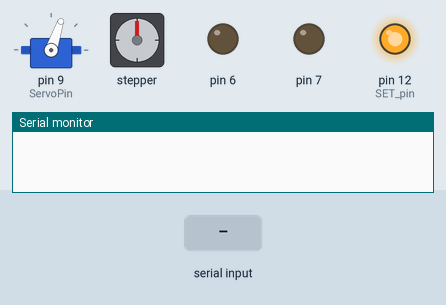
Simulated run of this sketch. Board: Arduino Uno, built with avr-gcc and run on an emulated ATmega328P. On the bench: servo, stepper motor, output pins drawn as LEDs (lit = HIGH), the last lines printed to the serial monitor. The inputs (shaded band) are chosen by the test bench. Stepper angles assume 200 steps per turn.

Above: at 2.0 s.
2.1 s: "S\n" received over the second serial link
At 2.9 s:
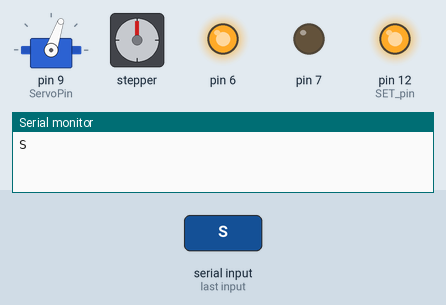
5.1 s: "3\n" received over the second serial link
At 6.3 s:
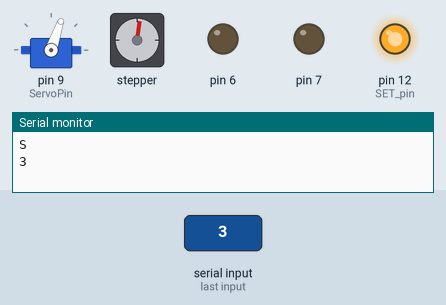
6.6 s: "S\n" received over the second serial link
At 8.4 s:
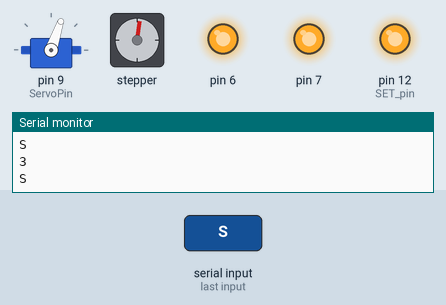
Timing chart, 0 to 10.1 s (numbered marks = the images above; inputs shaded):
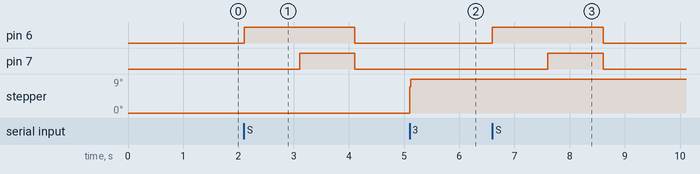

Measured:
- after the input at 2.1 s, pin 6: LOW → HIGH at once, → LOW 2.0 s later; pin 7: LOW → HIGH after 1.0 s, → LOW 1.0 s later
- after the input at 5.1 s, stepper: goes 7° 0.02 s, then 9°, starting at once
- after the input at 6.6 s, pin 6: LOW → HIGH at once, → LOW 2.0 s later; pin 7: LOW → HIGH after 1.0 s, → LOW 1.0 s later

The sketch:

tank_receiver_h.ino
```cpp
#include <NeoSWSerial.h>
#include <ServoTimer2.h>
#include <Stepper.h>

String message;
int ServoPin = 9;
int ServoPos = 90;
int MapServoPos = map(ServoPos, 0, 180, 750, 1800);
const int stepsPerRevolution = 200;

ServoTimer2 Servo;
NeoSWSerial HC12(10, 11);
Stepper myStepper(stepsPerRevolution, 2, 3, 4, 5);

// Add variables for non-blocking delay
unsigned long previousMillis6 = 0;
unsigned long previousMillis7 = 0;
const long interval = 1000; // 1 second
bool isHigh6 = false;
bool isHigh7 = false;

void setup() {
  Serial.begin(9600);
  HC12.begin(9600);   // HC-12 serial communication
  delay(500);         // Allow HC-12 to initialize

  pinMode(12, OUTPUT);     // SET pin
  digitalWrite(12, LOW);

  HC12.print("AT+FU3");
  delay(100);
  HC12.print("AT+C001"); // example channel 01 (433.5 MHz)
  delay(100);
  HC12.print("AT+SAVE");   // Save the configuration
  delay(100);

  digitalWrite(12, HIGH);

  pinMode(6, OUTPUT);
  pinMode(7, OUTPUT);

  pinMode(ServoPin, OUTPUT);
  Servo.attach(ServoPin);
  Servo.write(MapServoPos);

  myStepper.setSpeed(60);
}

void loop() {
  unsigned long currentMillis = millis(); // Get the current time

  if (HC12.available()) {
    message = HC12.readStringUntil('\n');
    message.trim(); // Remove leading/trailing whitespace
    Serial.println(message);

    if (message == "1") {
      ServoPos += 5;
      if (ServoPos > 180) {
        ServoPos = 180;
      }
    } else if (message == "2") {
      ServoPos -= 5;
      if (ServoPos < 0) {
        ServoPos = 0;
      }
    } else if (message == "3") {
      myStepper.step(5);
    } else if (message == "4") {
      myStepper.step(-5);
    } else if (message == "S") {
      digitalWrite(6, HIGH);
      isHigh6 = true;
      previousMillis6 = currentMillis; // Record the time when pin 6 was set HIGH
    }

    MapServoPos = map(ServoPos, 0, 180, 750, 1800);
    Servo.write(MapServoPos);
  }

  // Check if pin 6 has been HIGH for the interval duration and set it LOW
  if (isHigh6 && (currentMillis - previousMillis6 >= interval)) {
    digitalWrite(7, HIGH);
    isHigh7 = true;
    previousMillis7 = currentMillis; // Record the time when pin 7 was set HIGH
    isHigh6 = false;
  }

  // Check if pin 7 has been HIGH for the interval duration and set it LOW
  if (isHigh7 && (currentMillis - previousMillis7 >= interval)) {
    digitalWrite(7, LOW);
    digitalWrite(6, LOW);
    isHigh7 = false;
  }
  delay(10);
}
```
